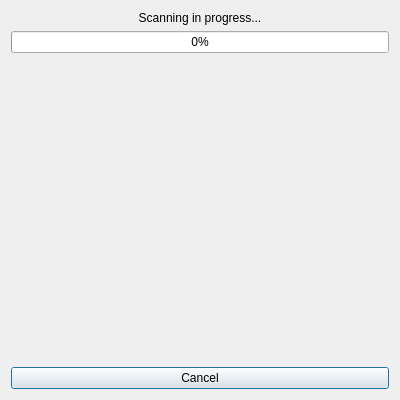
<?xml version="1.0" encoding="UTF-8"?>
<ui version="4.0">
 <class>ScanStatusDialog</class>
 <widget class="QDialog" name="ScanStatusDialog">
  <property name="geometry">
   <rect>
    <x>0</x>
    <y>0</y>
    <width>400</width>
    <height>400</height>
   </rect>
  </property>
  <property name="windowTitle">
   <string>Scanning...</string>
  </property>
  <layout class="QVBoxLayout" name="verticalLayout">
   <item>
    <widget class="QLabel" name="label_status">
     <property name="text">
      <string>Scanning in progress...</string>
     </property>
     <property name="alignment">
      <set>Qt::AlignCenter</set>
     </property>
    </widget>
   </item>
   <item>
    <widget class="QProgressBar" name="progressBar">
     <property name="value">
      <number>0</number>
     </property>
    </widget>
   </item>
   <item>
    <widget class="QLabel" name="label_image">
     <property name="text">
      <string/>
     </property>
     <property name="alignment">
      <set>Qt::AlignCenter</set>
     </property>
     <property name="sizePolicy">
      <sizepolicy hsizetype="Expanding" vsizetype="Expanding">
       <horstretch>0</horstretch>
       <verstretch>0</verstretch>
      </sizepolicy>
     </property>
    </widget>
   </item>
   <item>
    <widget class="QPushButton" name="btn_cancel">
     <property name="text">
      <string>Cancel</string>
     </property>
    </widget>
   </item>
  </layout>
 </widget>
 <resources/>
 <connections/>
</ui>
